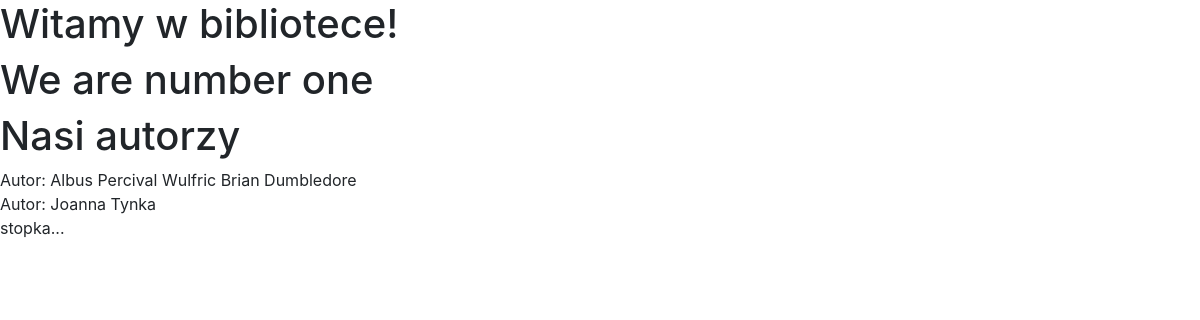
/autorzy, run on the app's committed database.
### books/models.py (models this page shows)
class Author(models.Model):
    first_name = models.CharField(max_length=100)
    last_name = models.CharField(max_length=100)
    about = models.TextField(verbose_name="o autorze", blank=True)
    photo = models.ImageField(verbose_name="zdjęcie", blank=True)
    class Meta:
        ordering = ["last_name", "first_name"]
        verbose_name = "autor"
        verbose_name_plural = "autorzy"
    def __str__(self):
        return "Autor: " + self.first_name + " " + self.last_name

### books/views.py (the view)
# urls.py: path("autorzy", views.AuthorList.as_view(), name="author_list"),
class AuthorList(ListView):
    model = Author
    template_name = "books/author_list.html"

### books/templates/books/author_list.html
{% extends "base.html" %}
{% block content %}
    <h1>Nasi autorzy</h1>
    {% for author in author_list %}
        {{ author }}<br>
    {% endfor %}
{% endblock %}

### data on the page
Author: first_name+last_name "Autor: Albus Percival Wulfric Brian Dumbledore"
Author: first_name+last_name "Autor: Joanna Tynka"
